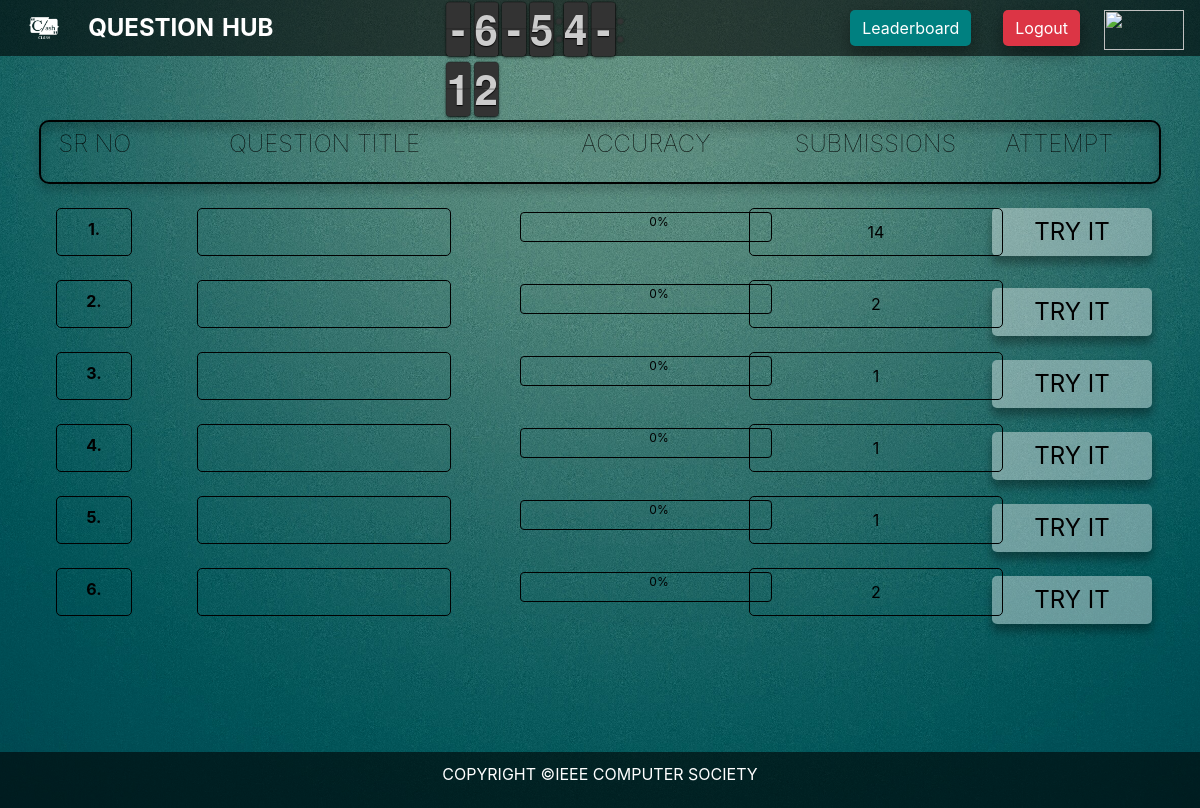
/basic_app/questions/ (signed in), run on an earlier commit of the app's database.
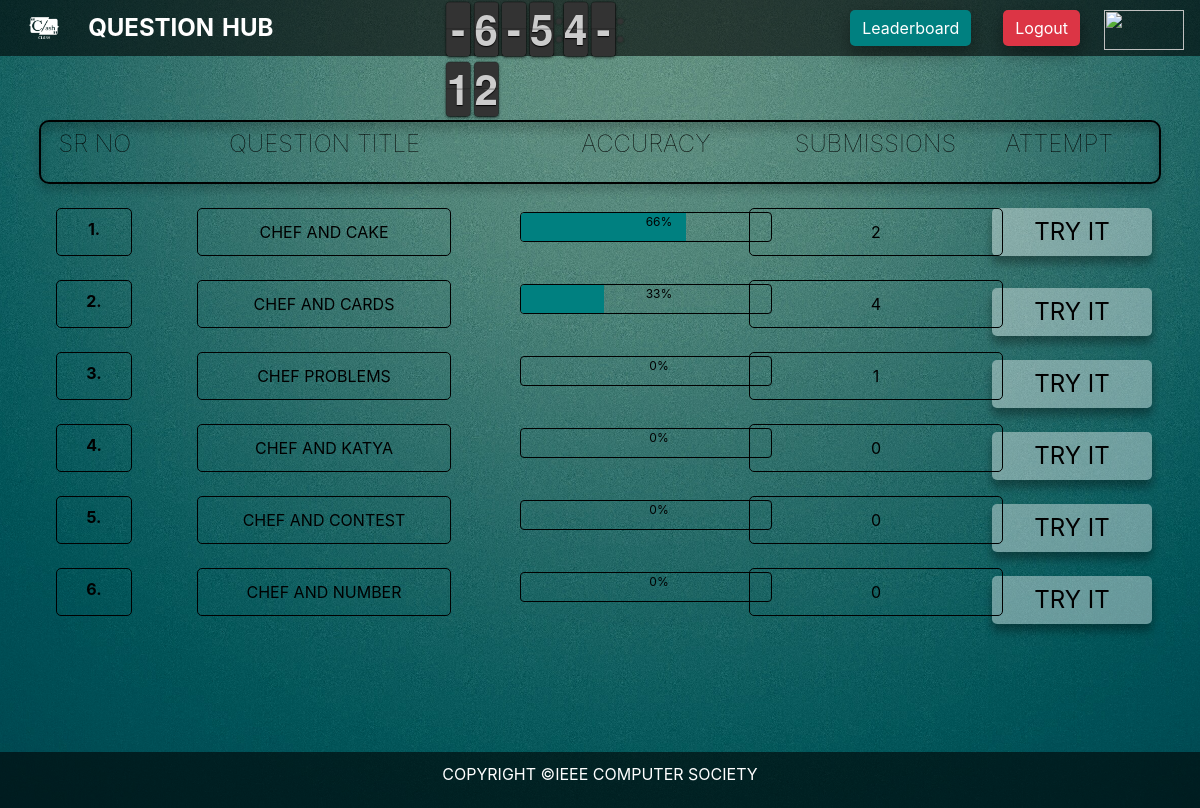
And on a later commit of the database.
### basic_app/models.py (models this page shows)
class Questions(models.Model):
    questions=models.TextField()
    questiontitle = models.TextField(default="")
    accuracy = models.IntegerField(default=0)
    _submissions = models.IntegerField(default=0)

### basic_app/views.py (the view)
# urls.py: url(r'/', views.question_panel),
def question_panel(request):
    if request.user.is_authenticated:
        all_user = UserProfileInfo.objects.all()
        accuracy_count = [0, 0, 0, 0, 0, 0]
        percentage_accuracy = [0, 0, 0, 0, 0, 0]
        user_count = 0
        for user in all_user:
            user_count += 1
            if user.quest1test == 100:
                accuracy_count[0] += 1
            if user.quest2test == 100:
                accuracy_count[1] += 1
            if user.quest3test == 100:
                accuracy_count[2] += 1
            if user.quest4test == 100:
                accuracy_count[3] += 1
            if user.quest5test == 100:
                accuracy_count[4] += 1
            if user.quest6test == 100:
                accuracy_count[5] += 1
        for i in range(0, 6):
            percentage_accuracy[i] = int((accuracy_count[i] / user_count) * 100)
        all_question = Questions.objects.all()
        a1 = 0
        for i in all_question:
            i.accuracy = percentage_accuracy[a1]
            a1 += 1
            i.save()
        subs = []
        qtitle = []
        for i in range(0,6):
            subs.append(all_question[i]._submissions)
            qtitle.append(all_question[i].questiontitle)
        dict = {'t': timer(), 'a0': percentage_accuracy[0], 'a1': percentage_accuracy[1], 'a2': percentage_accuracy[2],
                'a3': percentage_accuracy[3], 'a4': percentage_accuracy[4], 'a5': percentage_accuracy[5],
                'subs0': subs[0], 'subs1': subs[1], 'subs2': subs[2], 'subs3': subs[3], 'subs4': subs[4],
                'subs5': subs[5], 'qtitle0': qtitle[0], 'qtitle1': qtitle[1], 'qtitle2': qtitle[2],
                'qtitle3': qtitle[3], 'qtitle4': qtitle[4], 'qtitle5': qtitle[5]}
        Static.Flag = True
        return render(request,'basic_app/Question Hubb.html', context=dict)
    else:
        return HttpResponse("This is wrong boi")

### basic_app/views.py (called while the page is built)
def timer():
    now = datetime.datetime.now()
    time = now.second + now.minute * 60 + now.hour * 60 * 60
    global endtime
    return endtime-time

### basic_app/templates/basic_app/Question Hubb.html (shortened to what the changed rows need)
<!doctype html>
<html lang="en">
{% load staticfiles %}
  <head>
    <link rel="stylesheet" href="{% static "css\bootstrap.min.css" %}">
    <link rel="stylesheet" href="{% static "css/styleclash.css" %}">
<link rel="stylesheet" href="{% static "FlipClock-master/compiled/flipclock.css" %}">
</head>
<body style="overflow: hidden;background-image:url({% static "Images/p.jpg" %});">
<section class="container-fluid">
        <div class="row px-5">
           <section class="col-lg-4 mt-3 px-3 py-2 d-flex justify-content-center"><input type="text" readonly style="color:black;text-align:center;" value="{{ qtitle0 }}"> </section>
           <section class="col-lg-3 mt-3">
              <div class="progress" style="height:30px;">
                  <div class="progress-bar" style="width:{{ a0 }}%"></div>
                  <div style="position: absolute;align-items: center;width: 100%;height: 100%;text-align: center">{{ a0 }}%</div>
                </div>
           </section>
           <section class="col-lg-2 mt-3 px-4 py-2 d-flex justify-content-center" ><input type="text" readonly style="color:black;text-align:center;" value="{{ subs0 }}"> </section>
        </div>
     <div class="row px-5">
        <section class="col-lg-4 mt-2 px-3 py-2 d-flex justify-content-center"><input type="text" readonly style="color:black;text-align:center;" value="{{ qtitle1 }}"></section>
        <section class="col-lg-3 mt-2">
          <div class="progress" style="height:30px;">
              <div class="progress-bar" style="width:{{ a1 }}%"></div>
<div style="position: absolute;align-items: center;width: 100%;height: 100%;text-align: center">{{ a1 }}%</div>
            </div>
       </section>
        <section class="col-lg-2 mt-2 px-3 py-2 d-flex justify-content-center"><input type="text" readonly style="color:black;text-align:center;" value="{{ subs1 }}"></section>
     </div>
       <div class="row px-5">
        <section class="col-lg-4 mt-2 px-3 py-2 d-flex justify-content-center"><input type="text" readonly style="color:black;text-align:center;" value="{{ qtitle2 }}"></section>
      </div>
      <div class="row px-5">
        <section class="col-lg-4 mt-2 px-3 py-2 d-flex justify-content-center"><input type="text" readonly style="color:black;text-align:center;" value="{{ qtitle3 }}"></section>
        <section class="col-lg-2 mt-2 px-3 py-2 d-flex justify-content-center"><input type="text" readonly style="color:black;text-align:center;" value="{{ subs3 }}"></section>
      </div>
      <div class="row px-5">
       <section class="col-lg-4 mt-2 px-3 py-2 d-flex justify-content-center"><input type="text" readonly style="color:black;text-align:center;" value="{{ qtitle4 }}"></section>
       <section class="col-lg-2 mt-2 px-3 py-2 d-flex justify-content-center"><input type="text" readonly style="color:black;text-align:center;" value="{{ subs4 }}"></section>
      </div>
      <div class="row px-5">
        <section class="col-lg-4 mt-2 px-3 py-2 d-flex justify-content-center"><input type="text" readonly style="color:black;text-align:center;" value="{{ qtitle5 }}"></section>
        <section class="col-lg-2 mt-2 px-3 py-2 d-flex justify-content-center"><input type="text" readonly style="color:black;text-align:center;" value="{{ subs5 }}"></section>
      </div>
</section>
  </body>
  </html>

What changed in the data, as far as the page shows it:
now on this page (row edited): Questions: questiontitle "CHEF AND CAKE"
now on this page (row edited): Questions: questiontitle "CHEF AND CARDS"
now on this page (row edited): Questions: questiontitle "CHEF PROBLEMS"
now on this page (row edited): Questions: questiontitle "CHEF AND KATYA"
now on this page (row edited): Questions: questiontitle "CHEF AND CONTEST"
now on this page (row edited): Questions: questiontitle "CHEF AND NUMBER"
Also different on the page:
{{ a0 }}: "0" → "66"
form field subs0: "14" → "2"
{{ a1 }}: "0" → "33"
form field subs1: "2" → "4"
form field subs3: "1" → "0"
form field subs4: "1" → "0"
form field subs5: "2" → "0"
